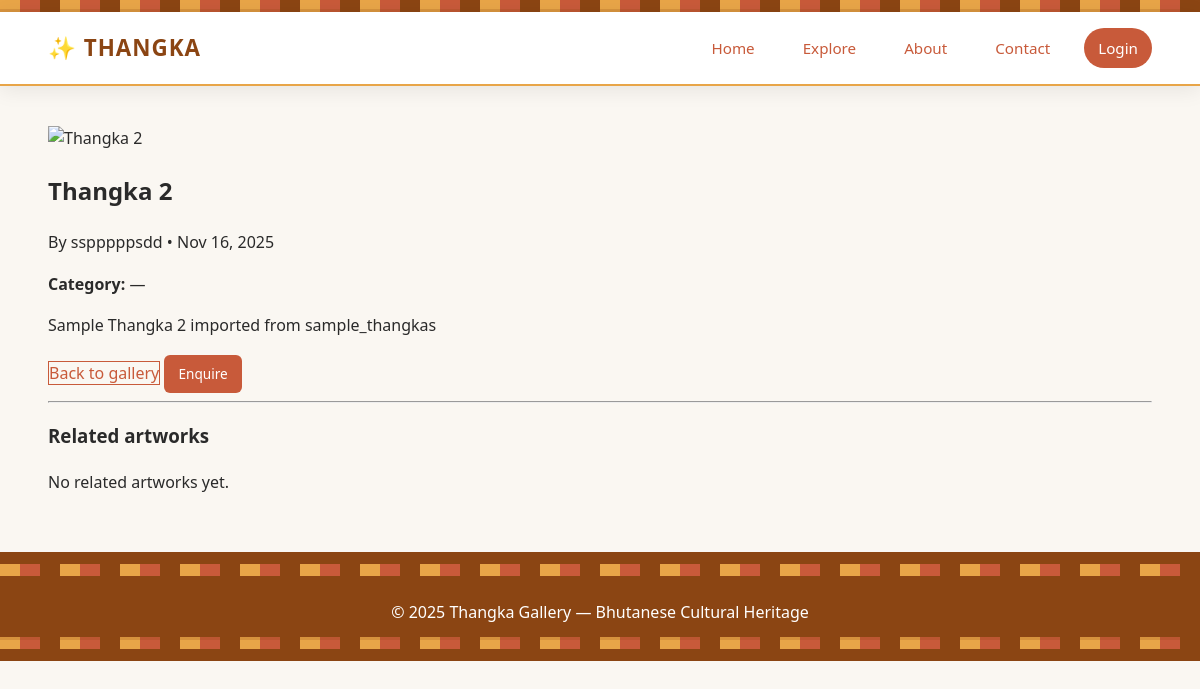
The app's page /artwork/2/ with its own data.
### Thangka_gallary/models.py (models this page shows, shortened)
class Artwork(models.Model):
    MATERIAL_CHOICES = [
        ('cotton', 'Cotton'),
        ('silk', 'Silk'),
        ('paper', 'Paper'),
        ('mixed', 'Mixed Media'),
        ('other', 'Other'),
    ]
    title = models.CharField(max_length=250)
    slug = models.SlugField(max_length=300, unique=True, blank=True)
    artist = models.ForeignKey(Artist, on_delete=models.SET_NULL, null=True, blank=True, related_name='artworks')
    category = models.ForeignKey(Category, on_delete=models.SET_NULL, null=True, blank=True, related_name='artworks')
    tags = models.ManyToManyField(Tag, blank=True, related_name='artworks')
    description = models.TextField(blank=True)
    price = models.DecimalField(max_digits=10, decimal_places=2, null=True, blank=True)
    materials = models.CharField(max_length=40, choices=MATERIAL_CHOICES, default='other')
    created_at = models.DateTimeField(auto_now_add=True)
    year_created = models.PositiveSmallIntegerField(null=True, blank=True)
    is_featured = models.BooleanField(default=False)
    is_published = models.BooleanField(default=True)
    view_count = models.PositiveIntegerField(default=0)
    class Meta:
        ordering = ['-is_featured', '-created_at']

class Artist(models.Model):
    user = models.OneToOneField(User, on_delete=models.CASCADE, related_name='artist', null=True, blank=True)
    name = models.CharField(max_length=140)
    bio = models.TextField(blank=True)
    avatar = models.ImageField(upload_to='artists/avatars/', blank=True, null=True)
    website = models.URLField(blank=True)
    twitter = models.CharField(max_length=200, blank=True)
    instagram = models.CharField(max_length=200, blank=True)

### Thangka_gallary/views.py (the view)
# urls.py: path('artwork/<int:pk>/', views.artwork_detail, name='artwork_detail'),
def artwork_detail(request, pk):
    art = get_object_or_404(Artwork, pk=pk, is_published=True)
    Artwork.objects.filter(pk=art.pk).update(view_count=art.view_count + 1)
    related = Artwork.objects.filter(is_published=True).exclude(pk=art.pk)
    if art.category:
        related = related.filter(category=art.category)[:6]
    else:
        tag_ids = art.tags.values_list('id', flat=True)
        related = related.filter(tags__in=tag_ids).distinct()[:6]
    return render(request, 'Thangka_gallary/detail.html', {
        'art': art,
        'related': related,
        'reviews': art.reviews.all()
    })

### Thangka_gallary/Templates/Thangka_gallary/detail.html (shortened to what this page needs)
{% extends 'thangka_gallary/base.html' %}
{% load static %}
{% block content %}
<section class="wrap section detail-section">
  <div class="detail-grid">
    <div class="detail-image">
      <img src="{{ art.image.url }}" alt="{{ art.title }}">
    </div>
    <div class="detail-info">
      <h1>{{ art.title }}</h1>
      <p class="muted">By {% if art.artist %}{{ art.artist.name }}{% else %}Unknown{% endif %} • {{ art.created_at|date:"M d, Y" }}</p>
      <div class="meta-list">
        <p><strong>Category:</strong> {% if art.category %}{{ art.category.name }}{% else %}—{% endif %}</p>
      </div>
      <div class="desc">
        {{ art.description|linebreaks }}
      </div>
      <div class="detail-actions">
        <a href="/gallery/" class="btn-outline">Back to gallery</a>
        <a href="/contact/" class="btn">Enquire</a>
      </div>
      <hr>
      <h3>Related artworks</h3>
      <div class="related-row">
        {% if related|length == 0 %}
          <p class="muted">No related artworks yet.</p>
        {% endif %}
      </div>
    </div>
  </div>
</section>
{% endblock %}

### Thangka_gallary/static/Thangka_gallary/css/style.css (style rules this page uses)
:root { --accent: #c85a3a; --accent-2: #e8a548; --accent-3: #8b4513; --bg: #faf7f2; --card: #ffffff; --muted: #7a6d66; --shadow: 0 4px 20px rgba(0,0,0,0.08); --shadow-hover: 0 12px 40px rgba(200,90,58,0.15); --transition: 220ms cubic-bezier(0.34, 1.56, 0.64, 1); }
* { box-sizing: border-box; }
html, body { height: 100%; margin: 0; }
body { font-family: 'Segoe UI', Roboto, 'Helvetica Neue', sans-serif; background: var(--bg); color: #2a2a2a; line-height: 1.6; }
a { color: var(--accent); text-decoration: none; transition: color var(--transition); }
img { max-width: 100%; display: block; height: auto; }
.wrap { width: 92%; max-width: 1400px; margin: 0 auto; padding: 0 12px; }
.section { padding: 40px 0; }
.btn { display: inline-block; background: var(--accent); color: #fff; padding: 8px 14px; border: none; border-radius: 6px; cursor: pointer; font-size: 0.85rem; transition: background var(--transition); }
.btn-outline { background: transparent; border: 1px solid var(--accent); color: var(--accent); }
body { position: relative; }
.page-transition > section:first-child { animation: slideInFromLeft 500ms ease-out forwards; }
a { transition: color var(--transition), opacity 200ms ease; }
.btn, button { transition: all 200ms cubic-bezier(0.34, 1.56, 0.64, 1); }

### records on screen
Artwork: title "Thangka 2", artist.name "sspppppsdd", created_at "Nov 16, 2025", description "Sample Thangka 2 imported from sample_thangkas"
